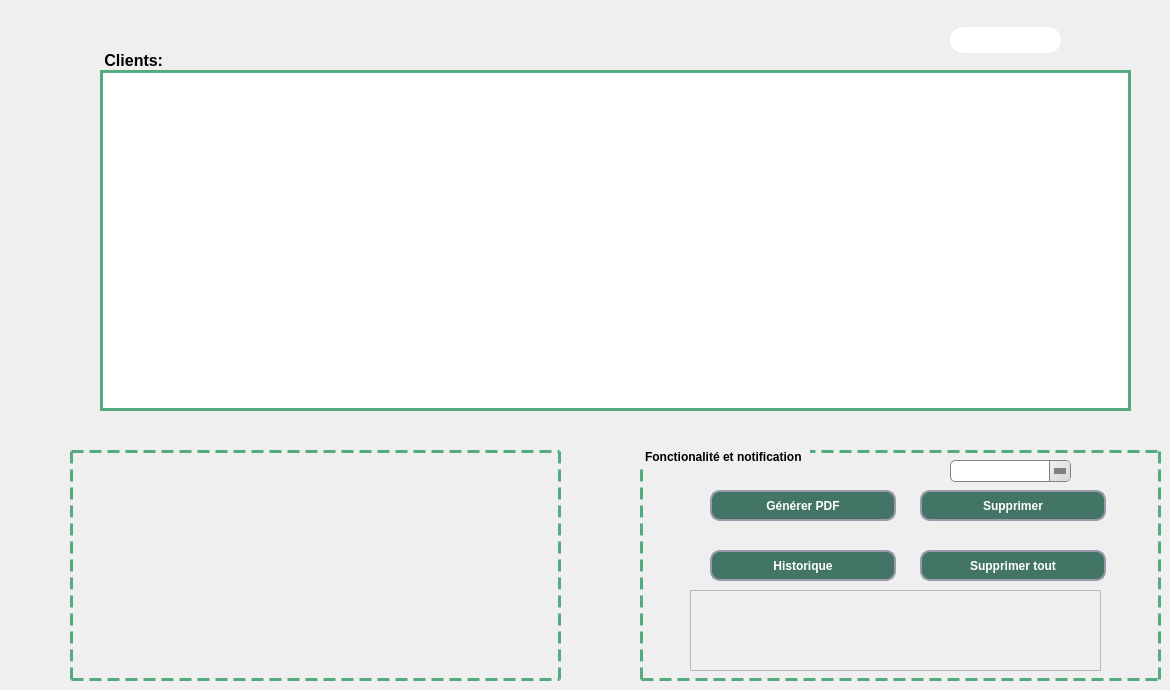
     <widget class="QWidget" name="tabWidget2">
      <attribute name="title">
       <string>Afficher client</string>
      </attribute>
      <widget class="QLabel" name="label_9">
       <property name="geometry">
        <rect>
         <x>100</x>
         <y>50</y>
         <width>141</width>
         <height>21</height>
        </rect>
       </property>
       <property name="font">
        <font>
         <family>MS Shell Dlg 2</family>
         <pointsize>12</pointsize>
         <weight>75</weight>
         <italic>false</italic>
         <bold>true</bold>
         <underline>false</underline>
        </font>
       </property>
       <property name="styleSheet">
        <string notr="true">QLabel{
font: 75 12pt &quot;MS Shell Dlg 2&quot;;
font-weight: bold;}
</string>
       </property>
       <property name="text">
        <string> Clients:</string>
       </property>
      </widget>
      <widget class="QLabel" name="label_2">
       <property name="geometry">
        <rect>
         <x>70</x>
         <y>450</y>
         <width>491</width>
         <height>231</height>
        </rect>
       </property>
       <property name="styleSheet">
        <string notr="true">QLabel {
    border: 3px dashed rgb(85, 170, 127);
    margin-top: 1ex; /* leave space at the top for the title */
font: 75 9pt &quot;MS Shell Dlg 2&quot;;
font-weight: bold;
}

QLabel::title {
    subcontrol-origin: margin;
    padding: 0 3px;
}</string>
       </property>
       <property name="text">
        <string/>
       </property>
       <property name="scaledContents">
        <bool>false</bool>
       </property>
      </widget>
      <widget class="QGroupBox" name="groupBox">
       <property name="geometry">
        <rect>
         <x>640</x>
         <y>450</y>
         <width>521</width>
         <height>231</height>
        </rect>
       </property>
       <property name="styleSheet">
        <string notr="true">QGroupBox {
    border: 3px dashed rgb(85, 170, 127);
    margin-top: 1ex; /* leave space at the top for the title */
font: 75 9pt &quot;MS Shell Dlg 2&quot;;
font-weight: bold;
}

QGroupBox::title {
    subcontrol-origin: margin;
    padding: 0 3px;
}</string>
       </property>
       <property name="title">
        <string>Fonctionalité et notification </string>
       </property>
       <widget class="QLabel" name="label_8">
        <property name="geometry">
         <rect>
          <x>20</x>
          <y>30</y>
          <width>51</width>
          <height>51</height>
         </rect>
        </property>
        <property name="text">
         <string/>
        </property>
        <property name="pixmap">
         <pixmap resource="iconn.qrc">:/ICON/331585408_556456159849722_8965214278401908655_n.png</pixmap>
        </property>
        <property name="scaledContents">
         <bool>true</bool>
        </property>
       </widget>
       <widget class="QTextBrowser" name="textBrowser_3">
        <property name="geometry">
         <rect>
          <x>50</x>
          <y>140</y>
          <width>411</width>
          <height>81</height>
         </rect>
        </property>
        <property name="styleSheet">
         <string notr="true">QTextBrowser{
	background: rgb(240, 240, 240);
	}</string>
        </property>
        <property name="html">
         <string>&lt;!DOCTYPE HTML PUBLIC &quot;-//W3C//DTD HTML 4.0//EN&quot; &quot;http://www.w3.org/TR/REC-html40/strict.dtd&quot;&gt;
&lt;html&gt;&lt;head&gt;&lt;meta name=&quot;qrichtext&quot; content=&quot;1&quot; /&gt;&lt;style type=&quot;text/css&quot;&gt;
p, li { white-space: pre-wrap; }
&lt;/style&gt;&lt;/head&gt;&lt;body style=&quot; font-family:'MS Shell Dlg 2'; font-size:8.25pt; font-weight:400; font-style:normal;&quot;&gt;
&lt;p style=&quot;-qt-paragraph-type:empty; margin-top:0px; margin-bottom:0px; margin-left:0px; margin-right:0px; -qt-block-indent:0; text-indent:0px; font-family:'MS Shell Dlg 2'; font-size:7.8pt;&quot;&gt;&lt;br /&gt;&lt;/p&gt;&lt;/body&gt;&lt;/html&gt;</string>
        </property>
       </widget>
       <widget class="QLabel" name="label_20">
        <property name="geometry">
         <rect>
          <x>350</x>
          <y>150</y>
          <width>61</width>
          <height>61</height>
         </rect>
        </property>
        <property name="text">
         <string/>
        </property>
        <property name="pixmap">
         <pixmap>:/new/prefix1/signal.png</pixmap>
        </property>
        <property name="scaledContents">
         <bool>true</bool>
        </property>
       </widget>
       <widget class="QPushButton" name="pushButton_10">
        <property name="geometry">
         <rect>
          <x>70</x>
          <y>100</y>
          <width>186</width>
          <height>31</height>
         </rect>
        </property>
        <property name="font">
         <font>
          <pointsize>9</pointsize>
          <weight>75</weight>
          <bold>true</bold>
         </font>
        </property>
        <property name="styleSheet">
         <string notr="true">QPushButton{
 background: rgb(66, 117, 102);
border-radius:10px;
border-style:solid;
border-width:2px;
border-color:#9999aa;
color:white;
}
QPushButton:enabled{
 background: rgb(66, 117, 102);
color:white;
}

QPushButton:pressed{
 background: qlineargradient(spread:pad, x1:0.5, y1:0.0342727, x2:0.5, y2:1, stop:0 rgba(0, 255, 255, 255), stop:1 rgba(255, 255, 255, 255));
color:#fffffe;
}

QPushButton:hover:!pressed{
 background:   rgb(221,222,217);
color:#0c2f70;
}

QPushButton:disabled{
background:rgb(66, 117, 102);
color:#ffffff;
}</string>
        </property>
        <property name="text">
         <string>Historique</string>
        </property>
       </widget>
       <widget class="QLabel" name="label_10">
        <property name="geometry">
         <rect>
          <x>20</x>
          <y>90</y>
          <width>41</width>
          <height>41</height>
         </rect>
        </property>
        <property name="text">
         <string/>
        </property>
        <property name="pixmap">
         <pixmap resource="iconn.qrc">:/ICON/historique (1).png</pixmap>
        </property>
        <property name="scaledContents">
         <bool>true</bool>
        </property>
       </widget>
       <widget class="QPushButton" name="pushButton_SC_3">
        <property name="geometry">
         <rect>
          <x>280</x>
          <y>100</y>
          <width>186</width>
          <height>31</height>
         </rect>
        </property>
        <property name="font">
         <font>
          <pointsize>9</pointsize>
          <weight>75</weight>
          <bold>true</bold>
         </font>
        </property>
        <property name="styleSheet">
         <string notr="true">QPushButton{
 background: rgb(66, 117, 102);
border-radius:10px;
border-style:solid;
border-width:2px;
border-color:#9999aa;
color:white;
}
QPushButton:enabled{
 background: rgb(66, 117, 102);
color:white;
}

QPushButton:pressed{
 background: qlineargradient(spread:pad, x1:0.5, y1:0.0342727, x2:0.5, y2:1, stop:0 rgba(0, 255, 255, 255), stop:1 rgba(255, 255, 255, 255));
color:#fffffe;
}

QPushButton:hover:!pressed{
 background:   rgb(221,222,217);
color:#0c2f70;
}

QPushButton:disabled{
background:rgb(66, 117, 102);
color:#ffffff;
}</string>
        </property>
        <property name="text">
         <string>Supprimer tout</string>
        </property>
       </widget>
       <widget class="QLabel" name="label_3">
        <property name="geometry">
         <rect>
          <x>400</x>
          <y>150</y>
          <width>56</width>
          <height>51</height>
         </rect>
        </property>
        <property name="text">
         <string/>
        </property>
        <property name="pixmap">
         <pixmap resource="iconn.qrc">:/ICON/331430109_901253524357909_6677201790829374939_n.png</pixmap>
        </property>
        <property name="scaledContents">
         <bool>true</bool>
        </property>
       </widget>
       <widget class="QPushButton" name="pushButton">
        <property name="geometry">
         <rect>
          <x>70</x>
          <y>40</y>
          <width>186</width>
          <height>31</height>
         </rect>
        </property>
        <property name="font">
         <font>
          <pointsize>9</pointsize>
          <weight>75</weight>
          <bold>true</bold>
         </font>
        </property>
        <property name="styleSheet">
         <string notr="true">QPushButton{
 background: rgb(66, 117, 102);
border-radius:10px;
border-style:solid;
border-width:2px;
border-color:#9999aa;
color:white;
}
QPushButton:enabled{
 background: rgb(66, 117, 102);
color:white;
}

QPushButton:pressed{
 background: qlineargradient(spread:pad, x1:0.5, y1:0.0342727, x2:0.5, y2:1, stop:0 rgba(0, 255, 255, 255), stop:1 rgba(255, 255, 255, 255));
color:#fffffe;
}

QPushButton:hover:!pressed{
 background:   rgb(221,222,217);
color:#0c2f70;
}

QPushButton:disabled{
background:rgb(66, 117, 102);
color:#ffffff;
}</string>
        </property>
        <property name="text">
         <string>Générer PDF</string>
        </property>
       </widget>
      </widget>
      <widget class="QTableView" name="tableView">
       <property name="geometry">
        <rect>
         <x>100</x>
         <y>70</y>
         <width>1031</width>
         <height>341</height>
        </rect>
       </property>
       <property name="styleSheet">
        <string notr="true">QHeaderView::section {
	font: 75 9pt &quot;MS Shell Dlg 2&quot;;
font-weight: bold;
	color:rgb(66,117,102);
    padding: 4px;
    border-style: solid ;
    border-bottom: 2px solid rgb(85, 170, 127) ;
    border-right: 2px solid rgb(85, 170, 127) ;
}
QScrollBar:horizontal {
    border: 2px solid grey;
    background: #3f7265;
    height: 15px;
    margin: 0px 20px 0 20px;
}
QScrollBar::handle:horizontal {
    background:rgb(238, 238, 238);
    min-width: 20px;
}
QScrollBar::add-line:horizontal {
    border: 2px solid grey;
    background: #3f7265;
    width: 20px;
    subcontrol-position: right;
    subcontrol-origin: margin;
}

QScrollBar::sub-line:horizontal {
    border: 2px solid grey;
    background: #3f7265;
    width: 20px;
    subcontrol-position: left;
    subcontrol-origin: margin;
}
QTableView {
    border: 3px solid rgb(85, 170, 127);
    inner-border: 3px dashed rgb(85, 170, 127);
    margin-top: 1ex; /* leave space at the top for the title */
font: 10pt &quot;MS Shell Dlg 2&quot;;
}
</string>
       </property>
      </widget>
      <widget class="QPushButton" name="pushButton_SC">
       <property name="geometry">
        <rect>
         <x>920</x>
         <y>490</y>
         <width>186</width>
         <height>31</height>
        </rect>
       </property>
       <property name="font">
        <font>
         <pointsize>9</pointsize>
         <weight>75</weight>
         <bold>true</bold>
        </font>
       </property>
       <property name="styleSheet">
        <string notr="true">QPushButton{
 background: rgb(66, 117, 102);
border-radius:10px;
border-style:solid;
border-width:2px;
border-color:#9999aa;
color:white;
}
QPushButton:enabled{
 background: rgb(66, 117, 102);
color:white;
}

QPushButton:pressed{
 background: qlineargradient(spread:pad, x1:0.5, y1:0.0342727, x2:0.5, y2:1, stop:0 rgba(0, 255, 255, 255), stop:1 rgba(255, 255, 255, 255));
color:#fffffe;
}

QPushButton:hover:!pressed{
 background:   rgb(221,222,217);
color:#0c2f70;
}

QPushButton:disabled{
background:rgb(66, 117, 102);
color:#ffffff;
}</string>
       </property>
       <property name="text">
        <string>Supprimer</string>
       </property>
      </widget>
      <widget class="QComboBox" name="comboBox_supp">
       <property name="geometry">
        <rect>
         <x>950</x>
         <y>460</y>
         <width>121</width>
         <height>22</height>
        </rect>
       </property>
       <property name="styleSheet">
        <string notr="true">QComboBox {
    background: qlineargradient(x1:0, y1:0, x2:1, y2:0,
        stop:0 #E1E1E1, stop: 0.4 #DDDDDD,
        stop: 0.5 #D8D8D8, stop: 1.0 #D3D3D3);
    border: 1px solid gray;
    border-radius: 5px;
    padding: 1px 18px 1px 3px;
}

QComboBox::drop-down {
    subcontrol-origin: padding;
    subcontrol-position: top right;
    width: 20px;
    border-left-width: 1px;
    border-left-color: gray;
    border-left-style: solid;
    border-top-right-radius: 3px;
    border-bottom-right-radius: 3px;
    background: qlineargradient(x1: 0, y1: 0, x2: 1, y2: 1, stop: 0 #f0f0f0, stop: 1 #d8d8d8);

}
QComboBox::down-arrow {
    width: 0;
    height: 0;
    border-style: solid;
    border-width: 6px 6px 0 6px;
    border-color: gray transparent transparent transparent;
}






QComboBox::hover {
    background: #d0d0d0;
}

QComboBox::pressed {
    background: #c8c8c8;
}</string>
       </property>
      </widget>
      <widget class="QLabel" name="label_image">
       <property name="geometry">
        <rect>
         <x>500</x>
         <y>80</y>
         <width>104</width>
         <height>31</height>
        </rect>
       </property>
       <property name="text">
        <string/>
       </property>
      </widget>
      <widget class="QLabel" name="label_4">
       <property name="geometry">
        <rect>
         <x>910</x>
         <y>0</y>
         <width>221</width>
         <height>91</height>
        </rect>
       </property>
       <property name="text">
        <string/>
       </property>
       <property name="pixmap">
        <pixmap>:/new/prefix1/ICON/barre-de-recherche.png</pixmap>
       </property>
       <property name="scaledContents">
        <bool>true</bool>
       </property>
      </widget>
      <widget class="QLabel" name="label_5">
       <property name="geometry">
        <rect>
         <x>940</x>
         <y>20</y>
         <width>171</width>
         <height>41</height>
        </rect>
       </property>
       <property name="styleSheet">
        <string notr="true"/>
       </property>
       <property name="text">
        <string/>
       </property>
       <property name="pixmap">
        <pixmap resource="iconn.qrc">:/ICON/331307335_580804193677575_966179827642562636_n.png</pixmap>
       </property>
       <property name="scaledContents">
        <bool>true</bool>
       </property>
       <property name="wordWrap">
        <bool>false</bool>
       </property>
      </widget>
      <widget class="QLineEdit" name="lineEditID">
       <property name="geometry">
        <rect>
         <x>950</x>
         <y>27</y>
         <width>111</width>
         <height>26</height>
        </rect>
       </property>
       <property name="styleSheet">
        <string notr="true">QLineEdit{
border-radius:13px;
border-style:solid;
border-width:0px;
border-color:#aaaaa;
font: 75 9pt &quot;MS Shell Dlg 2&quot;;
font-weight: bold;
}</string>
       </property>
      </widget>
      <zorder>label_4</zorder>
      <zorder>label_9</zorder>
      <zorder>label_2</zorder>
      <zorder>groupBox</zorder>
      <zorder>tableView</zorder>
      <zorder>pushButton_SC</zorder>
      <zorder>comboBox_supp</zorder>
      <zorder>label_image</zorder>
      <zorder>label_5</zorder>
      <zorder>lineEditID</zorder>
     </widget>
